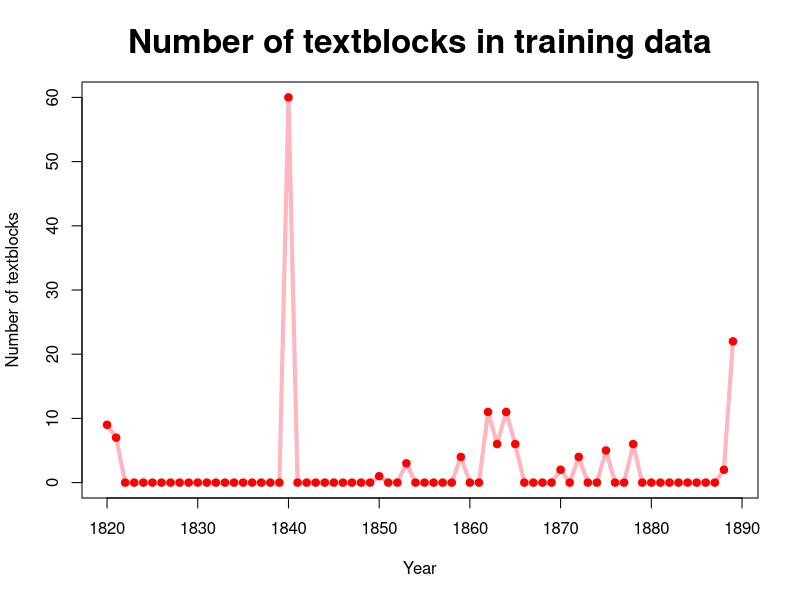

Here is the R script that generated this plot:
draw_number_of_poems_by_year_chart = function(data) {
  from = min(data$Date) # select the first year for the chart
  to = max(data$Date) # select the last year for the chart
  
  years = seq(from, to) # generate sequence of years between the value of from and to (1820-1870) 
  number_of_poems = c()
  
  for (i in years) {
    poems_in = data[which(data$Date == i),] # select all poems in the year i
    number = nrow(poems_in) # count the poems
    
    number_of_poems = c(number_of_poems, number) # append the number of poems to number_of_poems
  }
  
  plot(x = years, y = number_of_poems, type = "line", xlab = "Year", ylab = "Number of textblocks", col = "lightpink", cex.main = 2, main = "Number of textblocks in training data", lwd = 4) # create the line plot
  points(years, number_of_poems, col = "red", pch = 19)
}

data = read.csv("../data/non-index_poemblocks.csv", sep = "\t")
data$Date = strtoi(format(as.Date(data$Date,'%d/%m/%Y'),'%Y'))
draw_number_of_poems_by_year_chart(data)
